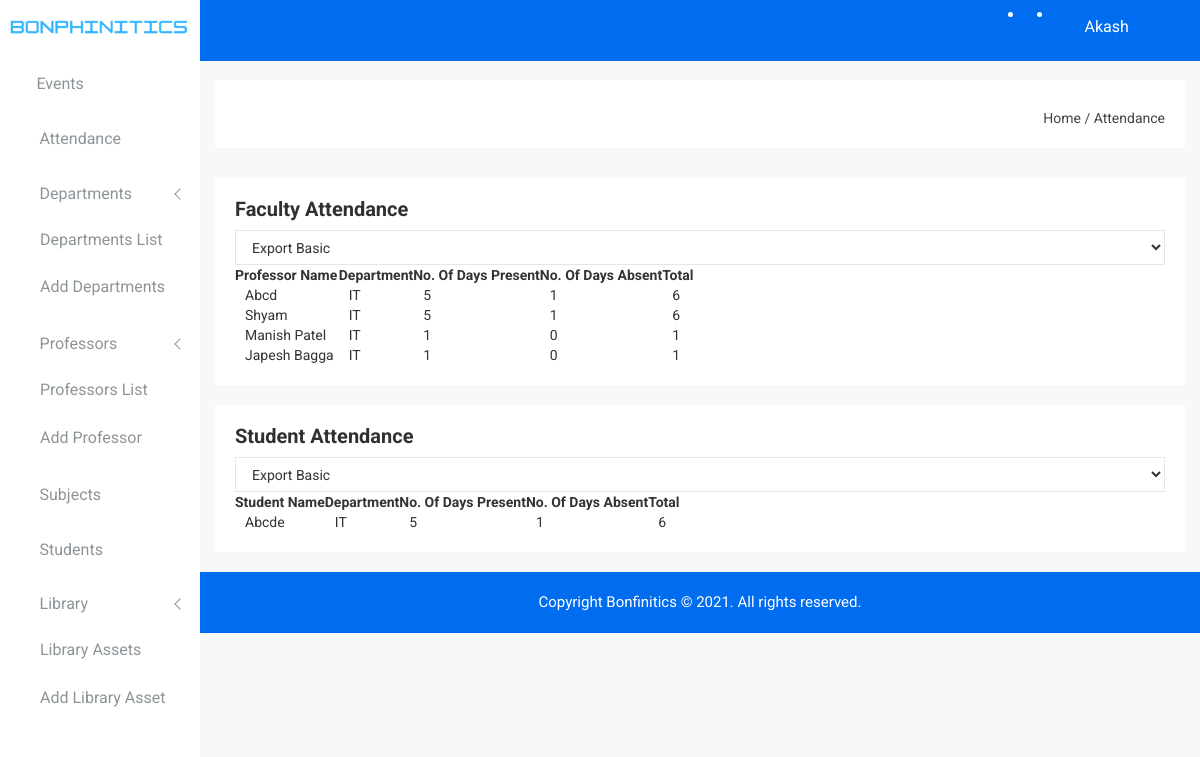
Screenshot of /Admin/attendance.php (signed in) with the database file from the repository.
### tables this page shows
CREATE TABLE `user` (
  `user_id` int(10) NOT NULL,
  `first_name` varchar(100) NOT NULL,
  `last_name` varchar(100) NOT NULL,
  `email` varchar(100) NOT NULL,
  `password` varchar(250) NOT NULL,
  `role` varchar(20) NOT NULL,
  `mobile_no` varchar(15) NOT NULL,
  `user_dob` varchar(50) NOT NULL
);

CREATE TABLE `attendance` (
  `atd_id` int(10) NOT NULL,
  `atd_type` varchar(100) NOT NULL,
  `atd_faculty_name` varchar(100) NOT NULL,
  `atd_student_name` varchar(100) NOT NULL,
  `atd_dept` varchar(100) NOT NULL,
  `atd_subject` varchar(100) NOT NULL,
  `atd_timing` varchar(20) NOT NULL,
  `atd_present_days` varchar(5) NOT NULL,
  `atd_absent_days` varchar(5) NOT NULL,
  `atd_total_days` varchar(5) NOT NULL,
  `atd_date` varchar(25) NOT NULL,
  `user_id` int(10) NOT NULL
);

### Admin/identification.php (called while the page is built, shortened)
<?php
require_once 'connection.php';
$email = $_SESSION["email"];
$password = $_SESSION["password"];
$query = "select user_id, first_name, last_name, email, password, role from user where (email='$email' and password='$password' and role='admin')";
$result = mysqli_query($conn, $query);
$row = mysqli_fetch_assoc($result);
?>

### Admin/attendance.php (the view, shortened to what this page needs)
<?php require_once 'identification.php';?>
<!doctype html>
<html class="no-js" lang="en">
<head>
    <?php require 'top-scripts.php';?>
</head>
<body>
    <?php require 'side-nav.php';?>
    <div class="all-content-wrapper">
            <?php require 'logo.php';?>
        <div class="header-advance-area">
            <?php require 'top-nav.php';?>
            <div class="breadcome-area">
                <div class="container-fluid">
                    <div class="row">
                        <div class="col-lg-12 col-md-12 col-sm-12 col-xs-12">
                            <div class="breadcome-list single-page-breadcome">
                                <div class="row">
                                    <div class="col-lg-6 col-md-6 col-sm-6 col-xs-12">
                                    </div>
                                    <div class="col-lg-6 col-md-6 col-sm-6 col-xs-12">
                                        <ul class="breadcome-menu">
                                            <li><a href="#">Home</a> <span class="bread-slash">/</span>
                                            </li>
                                            <li><span class="bread-blod">Attendance</span>
                                            </li>
                                        </ul>
                                    </div>
                                </div>
                            </div>
                        </div>
                    </div>
                </div>
            </div>
        </div>
        <div class="data-table-area mg-b-15">
            <div class="container-fluid">
                <div class="row">
                    <div class="col-lg-12 col-md-12 col-sm-12 col-xs-12">
                        <div class="sparkline13-list">
                            <div class="sparkline13-hd">
                                <div class="main-sparkline13-hd">
                                    <h1>Faculty Attendance <span class="table-project-n"></span> </h1>
                                </div>
                            </div>
                            <div class="sparkline13-graph">
                                <div class="datatable-dashv1-list custom-datatable-overright">
                                    <div id="toolbar1">
                                        <select class="form-control dt-tb">
											<option value="">Export Basic</option>
										</select>
                                    </div>
                                    <table id="table" data-toggle="table" data-pagination="true" data-search="true" data-show-columns="true" data-show-pagination-switch="true" data-show-refresh="true" data-key-events="true" data-show-toggle="true" data-resizable="true" data-cookie="true"
                                        data-cookie-id-table="saveId" data-show-export="true" data-click-to-select="true" data-toolbar="#toolbar1">
                                        <thead>
                                            <tr>
                                                <th data-editable="true" data-field="professorname">Professor Name</th>
                                                <th data-field="email">Department</th>
                                                <th data-field="Present">No. Of Days Present</th>
                                                <th data-field="absent">No. Of Days Absent</th>
                                                <th data-field="Total">Total</th>
                                            </tr>
                                        </thead>
                                        <tbody>
                                           <?php
											require_once "connection.php";
											$atd_query = "select atd_faculty_name,atd_dept,atd_present_days,atd_absent_days,atd_total_days from attendance where atd_type='faculty'";
											$atd_query_result = mysqli_query($conn,$atd_query);
											while($row=mysqli_fetch_array($atd_query_result)){
										?>
                                            <tr>
                                                <td><?php echo $row['atd_faculty_name'];?></td>
                                                <td><?php echo $row['atd_dept'];?></td>
                                                <td><?php echo $row['atd_present_days'];?></td>
                                                <td><?php echo $row['atd_absent_days'];?></td>
                                                <td><?php echo $row['atd_total_days'];?></td>
                                            </tr>
											<?php
												}
											?>
                                        </tbody>
                                    </table>
                                </div>
                            </div>
                        </div>
                    </div>
                </div>
            </div>
        </div>
        <div class="data-table-area mg-b-15">
            <div class="container-fluid">
                <div class="row">
                    <div class="col-lg-12 col-md-12 col-sm-12 col-xs-12">
                        <div class="sparkline13-list">
                            <div class="sparkline13-hd">
                                <div class="main-sparkline13-hd">
                                    <h1>Student Attendance <span class="table-project-n"></span> </h1>
                                </div>
                            </div>
                            <div class="sparkline13-graph">
                                <div class="datatable-dashv1-list custom-datatable-overright">
                                    <div id="toolbar">
                                        <select class="form-control dt-tbb">
											<option value="">Export Basic</option>
										</select>
                                    </div>
                                    <table id="table" data-toggle="table" data-pagination="true" data-search="true" data-show-columns="true" data-show-pagination-switch="true" data-show-refresh="true" data-key-events="true" data-show-toggle="true" data-resizable="true" data-cookie="true"
                                        data-cookie-id-table="saveId" data-show-export="true" data-click-to-select="true" data-toolbar="#toolbar">
                                        <thead>
                                            <tr>
                                                <th data-field="sname" data-editable="true" >Student Name</th>
                                                <th data-field="email" >Department</th>
                                                <th data-field="Present">No. Of Days Present</th>
                                                <th data-field="absent">No. Of Days Absent</th>
                                                <th data-field="Total">Total</th>
                                            </tr>
                                        </thead>
                                        <tbody>
										<?php
											$atd_query = "select atd_student_name,atd_dept,atd_present_days,atd_absent_days,atd_total_days from attendance where atd_type='student'";
											$atd_query_result = mysqli_query($conn,$atd_query);
											while($row=mysqli_fetch_array($atd_query_result)){
										?>
                                            <tr>
                                                <td><?php echo $row['atd_student_name'];?></td>
                                                <td><?php echo $row['atd_dept'];?></td>
                                                <td><?php echo $row['atd_present_days'];?></td>
                                                <td><?php echo $row['atd_absent_days'];?></td>
                                                <td><?php echo $row['atd_total_days'];?></td>
                                            </tr>
											<?php
												}
											?>
                                        </tbody>
                                    </table>
                                </div>
                            </div>
                        </div>
                    </div>
                </div>
            </div>
        </div>
        <?php require 'footer.php';?>
    </div>
</body>
</html>

### Admin/top-nav.php (shortened to what this page needs)
<div class="header-top-area">
                <div class="container-fluid">
                    <div class="row">
                        <div class="col-lg-12 col-md-12 col-sm-12 col-xs-12">
                            <div class="header-top-wraper">
                                <div class="row">
                                    <div class="col-lg-1 col-md-0 col-sm-1 col-xs-12">
                                        <div class="menu-switcher-pro">
                                            <button type="button" id="sidebarCollapse" class="btn bar-button-pro header-drl-controller-btn btn-info navbar-btn">
													<i class="educate-icon educate-nav"></i>
												</button>
                                        </div>
                                    </div>
                                    <div class="col-lg-5 col-md-5 col-sm-12 col-xs-12">
                                        <div class="header-right-info">
                                            <ul class="nav navbar-nav mai-top-nav header-right-menu">
                                                <li class="nav-item dropdown">
                                                    <a href="#" data-toggle="dropdown" role="button" aria-expanded="false" class="nav-link dropdown-toggle"><i class="educate-icon educate-message edu-chat-pro" aria-hidden="true"></i><span class="indicator-ms"></span></a>
                                                </li>
                                                <li class="nav-item"><a href="#" data-toggle="dropdown" role="button" aria-expanded="false" class="nav-link dropdown-toggle"><i class="educate-icon educate-bell" aria-hidden="true"></i><span class="indicator-nt"></span></a>
                                                </li>
                                                <li class="nav-item">
                                                    <a href="#" data-toggle="dropdown" role="button" aria-expanded="false" class="nav-link dropdown-toggle">
															<span class="educate-icon educate-professor icon-wrap"></span> <span class="mini-click-non"><span class="admin-name"><?php echo $row['first_name'];?></span></span>
															<i class="fa fa-angle-down edu-icon edu-down-arrow"></i>
														</a>
                                                </li>
                                                <li class="nav-item nav-setting-open"><a href="#" data-toggle="dropdown" role="button" aria-expanded="false" class="nav-link dropdown-toggle"><i class="educate-icon educate-menu"></i></a>
                                                </li>
                                            </ul>
                                        </div>
                                    </div>
                                </div>
                            </div>
                        </div>
                    </div>
                </div>
            </div>

### Admin/css/main.css (style rules this page uses)
html { color: #222; font-size: 1em; line-height: 1.4; }

### rows the page displays
user: first_name "Akash"
attendance: atd_faculty_name "Abcd", atd_dept "IT", atd_present_days "5", atd_absent_days "1", atd_total_days "6"
attendance: atd_faculty_name "Shyam", atd_dept "IT", atd_present_days "5", atd_absent_days "1", atd_total_days "6"
attendance: atd_faculty_name "Manish Patel", atd_dept "IT", atd_present_days "1", atd_absent_days "0", atd_total_days "1"
attendance: atd_faculty_name "Japesh Bagga", atd_dept "IT", atd_present_days "1", atd_absent_days "0", atd_total_days "1"
attendance: atd_student_name "Abcde", atd_dept "IT", atd_present_days "5", atd_absent_days "1", atd_total_days "6"
